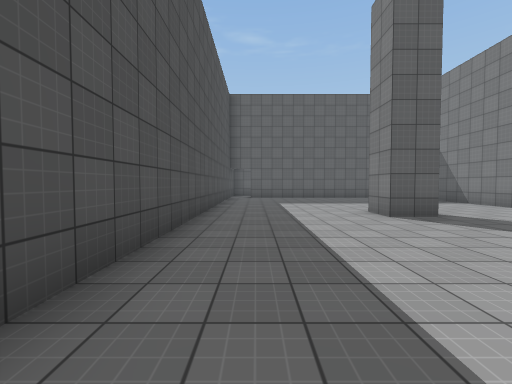
view 1 (above)

16 first-person views from a walk through a 3-D level made in the Unity game engine. The camera is 1.4 m above the floor, tilts 2° down and sees 90° across. The floor is counted in squares, 2 m on a side. Each view is taken from the middle of a square. On the plan, view 1 faces up. The plan holds only what a view shows up to about 9 squares ahead; the rest is blank. The place goes on beyond the plan. The player character is not drawn. Door leaves are left out, so doorways stand open. Surface patterns are stand-ins for the level's own textures.

view 2
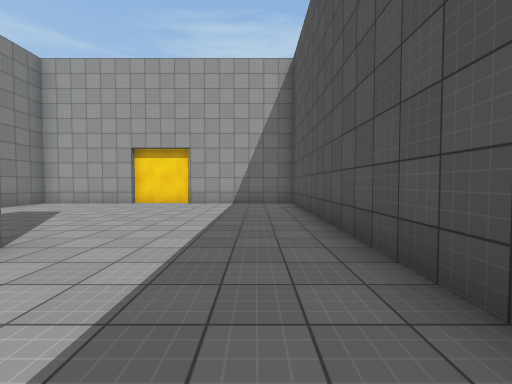

view 3
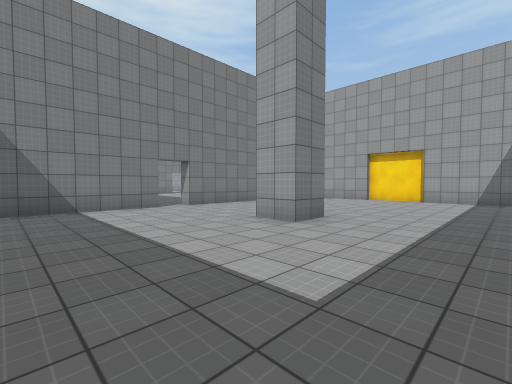

view 4
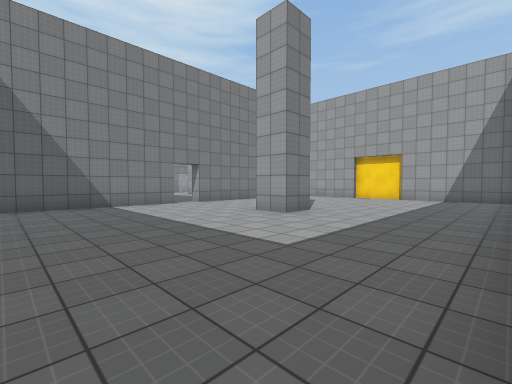

view 5
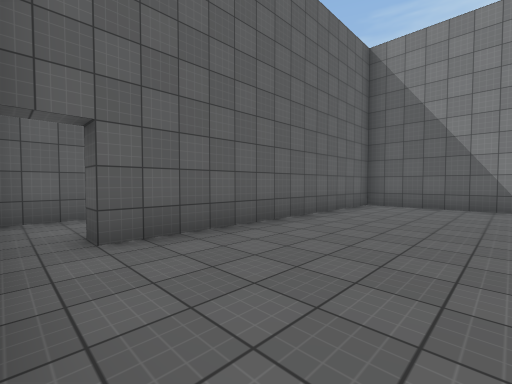

view 6
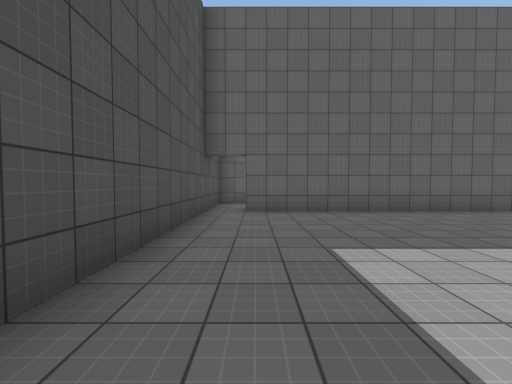

view 7
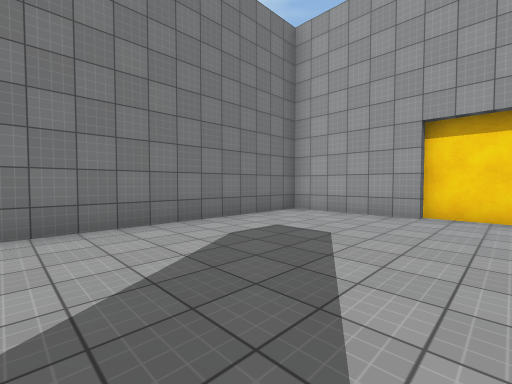

view 8
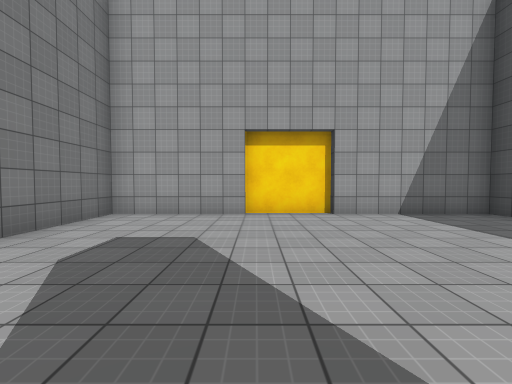

view 9
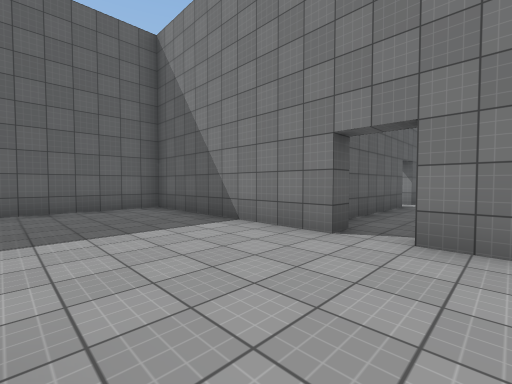

view 10
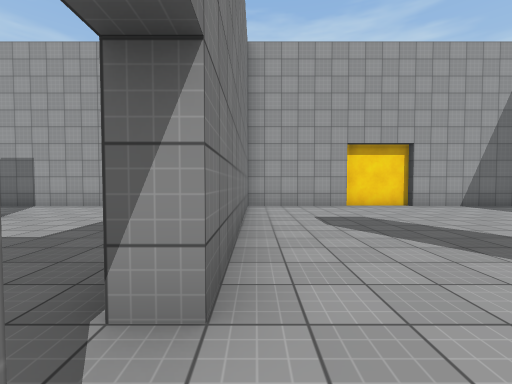

view 11
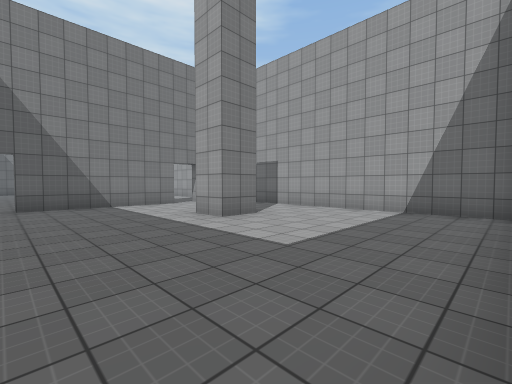

view 12
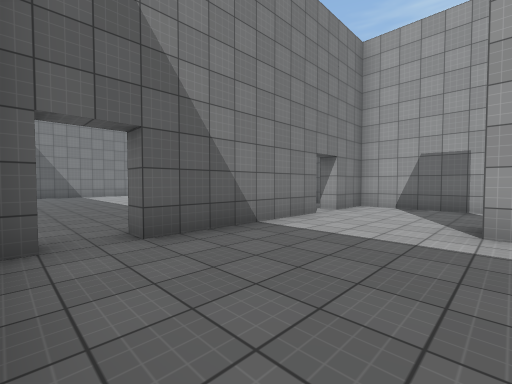

view 13
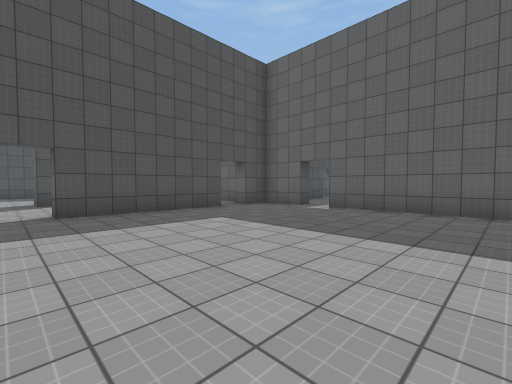

view 14
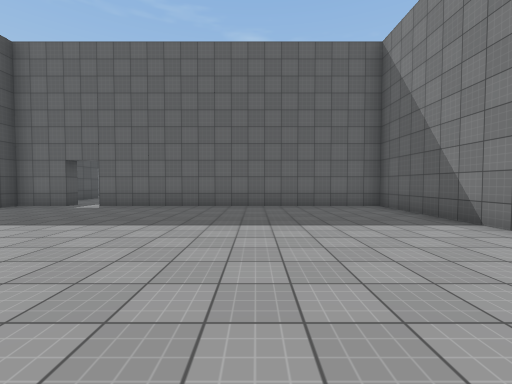

view 15
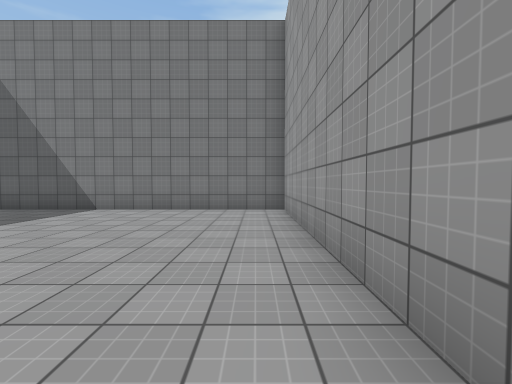

view 16
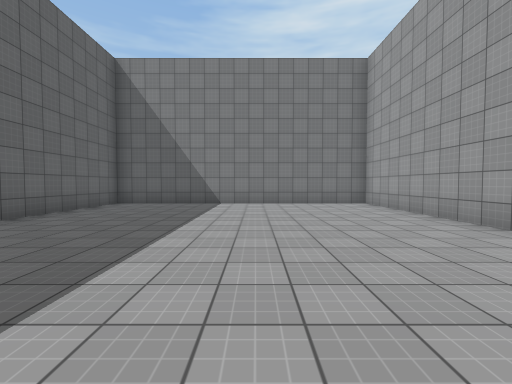

### Floor plan
Ten units are one square. View 1 is at (0, 0); x grows to the right and y downward. Boxes are objects, and circles mark ways between rooms. Rooms are numbered by the first view taken in them; rooms with no view inside come last. Other rooms are left out.
<svg viewBox="-17 -130 300 145">
<path fill="none" stroke="#000" d="M38 -52 27 -52 27 -62 38 -62M72 -67 72 -122 -2 -122M41 8 72 8 72 -57M21 10 42 10M-12 -124 -12 8 22 8M132 -18 122 -18 122 -27 132 -27M168 -18 162 -18 162 -57 168 -57M124 -72 88 -72M138 -72 132 -72M168 -67 162 -67M79 -67 72 -67M79 8 162 8 162 -7 168 -7M72 -57 78 -57M183 -78 168 -78M216 8 278 8 278 -78 192 -78M168 -57 168 -18M183 -84 183 -78M168 -78 168 -67"/>
<circle cx="80" cy="-60" r="3" fill="#2a7"/>
<circle cx="170" cy="-10" r="3" fill="#2a7"/>
<circle cx="170" cy="-60" r="3" fill="#2a7"/>
<text x="30" y="-50">1</text>
<text x="130" y="-30">2</text>
<text x="220" y="-40">3</text>
</svg>
Room 1 opens to room 2. Room 2 opens to room 3.

Where each view was taken, in squares from view 1:
view 1: 0 up, 0 right, facing up
view 2: 8 up, 0 right, facing down
view 3: 10 up, 0 right, facing down-right
view 4: 11 up, 1 left, facing down-right
view 5: 9 up, 1 left, facing up-right
view 6: 6 up, 0 right, facing up
view 7: 5 up, 3 right, facing down-right
view 8: 5 up, 4 right, facing down
view 9: 5 up, 4 right, facing up-right
view 10: 7 up, 7 right, facing down
view 11: 6 up, 8 right, facing down-right
view 12: 7 up, 13 right, facing down-right
view 13: 1 up, 23 right, facing up-left
view 14: 0 up, 24 right, facing up
view 15: 0 up, 21 right, facing right
view 16: 3 up, 19 right, facing right
